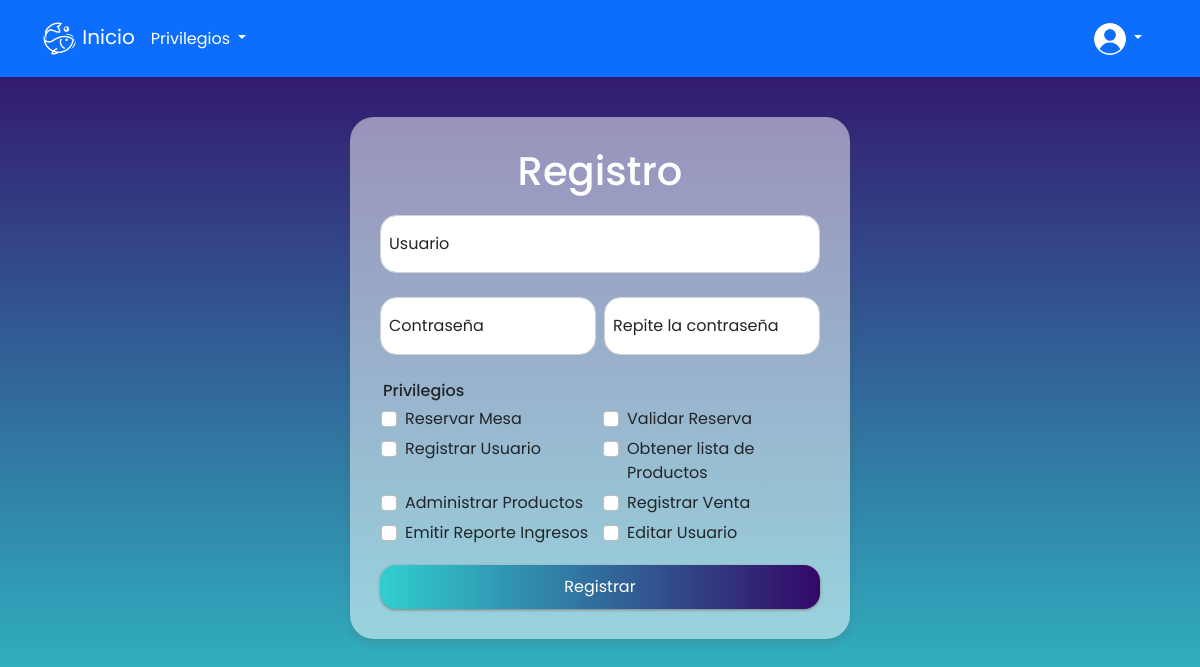
/shared/formPrincipal.php?btnRegistrarUsuario=true, run on the app's committed database.
### tables this page shows
CREATE TABLE `privilegios` (
  `idPrivilegio` int(11) NOT NULL,
  `nombrePrivilegios` varchar(255) DEFAULT NULL
);

### registrarUsuario/controlRegistrarUsuario.php (called while the page is built, shortened)
<?php
class controlRegistrarUsuario{
    public function listarPrivilegio(){
        include_once("../modelo/entidadPrivilegio.php");
        $objUsuario = new entidadPrivilegio;
        $privilegios = $objUsuario->obtenerAllPrivilegios();
        include_once("../registrarUsuario/formRegistrarUsuario.php");
        $obj = new formRegistrarUsuario;
        $obj->formRegistrarUsuarioShow($privilegios);
    }
}
?>

### modelo/entidadPrivilegio.php (called while the page is built, shortened)
<?php
class entidadPrivilegio{
    public function obtenerAllPrivilegios(){
        $connection = conexionSingleton::getInstance();
        $con = $connection->getConnection();
        $sql = "SELECT nombrePrivilegios AS privilegio
        FROM privilegios";
        $query = mysqli_query($con, $sql);
        $resultados = array();
        while ($fila=mysqli_fetch_array($query, MYSQLI_ASSOC)) {
            $resultados[] = $fila;
        }
        if($query){
            return $resultados;
        }
    }
}
?>

### registrarUsuario/formRegistrarUsuario.php (the view, shortened to what this page needs)
<?php
include_once("../shared/navbar.php");
class formRegistrarUsuario extends navbar{
    public function formRegistrarUsuarioShow($privilegios, $enlace = "../registrarUsuario/getRegistrarUsuario.php"){
?>
    <!DOCTYPE html>
    <html lang="es">
    <head>
        <link href="https://cdn.jsdelivr.net/npm/bootstrap@5.0.2/dist/css/bootstrap.min.css" rel="stylesheet">
    </head>
    <body>
        <div class="background-container">
            <div class="col-md-5 container-form ">
                <h1 class="titulo">Registro</h1>
                <form action="<?=$enlace?>" method="POST" class="row g-2">
                    <div class="form-floating mb-3">
                        <input type="text" class="form-control input-container" id="usuario" placeholder="usuario" name="usuario">
                        <label for="usuario">Usuario</label>
                    </div>
                    <div class="form-floating mb-3 col-md-6">
                        <input type="password" class="form-control input-container" id="password" placeholder="password" name="password">
                        <label for="password">Contraseña</label>
                    </div>
                    <div class="form-floating mb-3 col-md-6">
                        <input type="password" class="form-control input-container" id="nombre" placeholder="nombre" name="repassword">
                        <label for="nombre">Repite la contraseña</label>
                    </div>
                    <div class="row g-1 privilegio-container">
                        <span class="title-privilegios">Privilegios</span>
                        <?php
                            for ($i=0; $i < count($privilegios); $i++) {
                        ?>
                            <div class="form-check col-md-6">
                                <input class="form-check-input" type="checkbox" name="privilegio[<?=$i?>]" value="<?=$privilegios[$i]["privilegio"]?>" id="privilegio<?=$i+1?>">
                                <label class="form-check-label" for="privilegio<?=$i+1?>"><?=$privilegios[$i]["privilegio"]?></label>
                            </div>
                        <?php
                            }
                        ?>
                    </div>
                    <div class="d-grid gap-2">
                        <input type="submit" class="btn btn-primary btnEnviar" name="btnEnviar" value="Registrar">
                    </div>
                    <link rel="stylesheet" href="../registrarUsuario/registrarUsuario.css?v=<?php echo(rand()); ?>" />
                </form>
            </div>
        </div>
    </body>
    </html>
<?php
    }
}
?>

### registrarUsuario/registrarUsuario.css (style rules this page uses)
body { background-image: linear-gradient(to top, #30cfd0 0%, #330867 100%); background-size: cover; background-repeat: no-repeat; background-position: center; background-attachment: fixed; }
* { font-family: 'Poppins', sans-serif; font-weight: 400; }
.titulo { color: white; text-align: center; margin-bottom: 20px; font-weight: 500; }
.container-form { margin: 0 auto; margin-top: 40px; padding: 30px; background-color: rgba(255, 255, 255, 0.5); box-shadow: 0px 4px 8px rgb(89 73 30 / 16%); border-radius: 1.5em; }
.btnEnviar { margin-top: 10px; background-image: linear-gradient(to right, #30cfd0 0%, #330867 100%); border: none; box-shadow: 0px 1px 3px rgb(128, 128, 128); border-radius: 1em; padding: 10px; }
.input-container { border-radius: 1em; }
.title-privilegios { font-weight: 500; }
.privilegio-container { position: relative; left: 5px; }

### data on the page
privilegios: nombrePrivilegios "Reservar Mesa"
privilegios: nombrePrivilegios "Validar Reserva"
privilegios: nombrePrivilegios "Registrar Usuario"
privilegios: nombrePrivilegios "Obtener lista de Productos"
privilegios: nombrePrivilegios "Administrar Productos"
privilegios: nombrePrivilegios "Registrar Venta"
privilegios: nombrePrivilegios "Emitir Reporte Ingresos"
privilegios: nombrePrivilegios "Editar Usuario"
